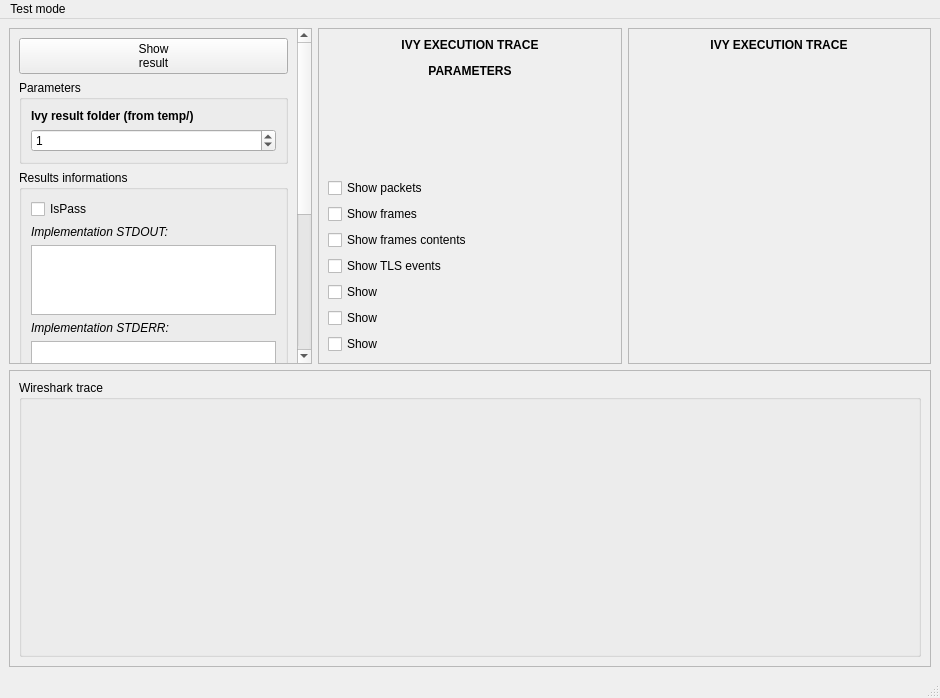
<?xml version="1.0" encoding="UTF-8"?>
<ui version="4.0">
 <class>IvyQUIC</class>
 <widget class="QMainWindow" name="IvyQUIC">
  <property name="geometry">
   <rect>
    <x>0</x>
    <y>0</y>
    <width>940</width>
    <height>698</height>
   </rect>
  </property>
  <property name="windowTitle">
   <string>Ivy QUIC - Results visualizer</string>
  </property>
  <widget class="QWidget" name="centralwidget">
   <layout class="QVBoxLayout" name="verticalLayout_8">
    <item>
     <layout class="QHBoxLayout" name="horizontalLayout_5">
      <item>
       <widget class="QScrollArea" name="scrollArea_3">
        <property name="widgetResizable">
         <bool>true</bool>
        </property>
        <widget class="QWidget" name="scrollAreaWidgetContents_3">
         <property name="geometry">
          <rect>
           <x>0</x>
           <y>0</y>
           <width>287</width>
           <height>632</height>
          </rect>
         </property>
         <layout class="QHBoxLayout" name="horizontalLayout_4">
          <item>
           <layout class="QVBoxLayout" name="verticalLayout_5">
            <item>
             <widget class="QPushButton" name="pushButton">
              <property name="text">
               <string>Show
result</string>
              </property>
             </widget>
            </item>
            <item alignment="Qt::AlignTop">
             <widget class="QGroupBox" name="groupBox">
              <property name="title">
               <string>Parameters</string>
              </property>
              <layout class="QHBoxLayout" name="horizontalLayout_3">
               <item>
                <layout class="QVBoxLayout" name="verticalLayout_6">
                 <item alignment="Qt::AlignTop">
                  <widget class="QLabel" name="label_3">
                   <property name="text">
                    <string>&lt;html&gt;&lt;head/&gt;&lt;body&gt;&lt;p&gt;&lt;span style=&quot; font-weight:600;&quot;&gt;Ivy result folder (from temp/)&lt;/span&gt;&lt;/p&gt;&lt;/body&gt;&lt;/html&gt;</string>
                   </property>
                  </widget>
                 </item>
                 <item>
                  <widget class="QSpinBox" name="spinBox">
                   <property name="value">
                    <number>1</number>
                   </property>
                  </widget>
                 </item>
                </layout>
               </item>
              </layout>
             </widget>
            </item>
            <item>
             <widget class="QGroupBox" name="groupBox_2">
              <property name="title">
               <string>Results informations</string>
              </property>
              <layout class="QVBoxLayout" name="verticalLayout_4">
               <item>
                <widget class="QCheckBox" name="checkBox">
                 <property name="text">
                  <string>IsPass</string>
                 </property>
                </widget>
               </item>
               <item alignment="Qt::AlignTop">
                <widget class="QLabel" name="label_4">
                 <property name="text">
                  <string>&lt;html&gt;&lt;head/&gt;&lt;body&gt;&lt;p&gt;&lt;span style=&quot; font-style:italic;&quot;&gt;Implementation STDOUT:&lt;/span&gt;&lt;/p&gt;&lt;/body&gt;&lt;/html&gt;</string>
                 </property>
                </widget>
               </item>
               <item>
                <widget class="QTextBrowser" name="textBrowser">
                 <property name="html">
                  <string>&lt;!DOCTYPE HTML PUBLIC &quot;-//W3C//DTD HTML 4.0//EN&quot; &quot;http://www.w3.org/TR/REC-html40/strict.dtd&quot;&gt;
&lt;html&gt;&lt;head&gt;&lt;meta name=&quot;qrichtext&quot; content=&quot;1&quot; /&gt;&lt;style type=&quot;text/css&quot;&gt;
p, li { white-space: pre-wrap; }
&lt;/style&gt;&lt;/head&gt;&lt;body style=&quot; font-family:'Ubuntu'; font-size:11pt; font-weight:400; font-style:normal;&quot;&gt;
&lt;p style=&quot;-qt-paragraph-type:empty; margin-top:0px; margin-bottom:0px; margin-left:0px; margin-right:0px; -qt-block-indent:0; text-indent:0px;&quot;&gt;&lt;br /&gt;&lt;/p&gt;&lt;/body&gt;&lt;/html&gt;</string>
                 </property>
                </widget>
               </item>
               <item>
                <widget class="QLabel" name="label_5">
                 <property name="text">
                  <string>&lt;html&gt;&lt;head/&gt;&lt;body&gt;&lt;p&gt;&lt;span style=&quot; font-style:italic;&quot;&gt;Implementation STDERR:&lt;/span&gt;&lt;/p&gt;&lt;/body&gt;&lt;/html&gt;</string>
                 </property>
                </widget>
               </item>
               <item>
                <widget class="QTextBrowser" name="textBrowser_2"/>
               </item>
               <item>
                <widget class="QLabel" name="label_6">
                 <property name="text">
                  <string>&lt;html&gt;&lt;head/&gt;&lt;body&gt;&lt;p&gt;&lt;span style=&quot; font-style:italic;&quot;&gt;Ivy STDOUT&lt;/span&gt;&lt;/p&gt;&lt;/body&gt;&lt;/html&gt;</string>
                 </property>
                </widget>
               </item>
               <item>
                <widget class="QTextBrowser" name="textBrowser_3"/>
               </item>
               <item>
                <widget class="QLabel" name="label_7">
                 <property name="text">
                  <string>&lt;html&gt;&lt;head/&gt;&lt;body&gt;&lt;p&gt;&lt;span style=&quot; font-style:italic;&quot;&gt;Ivy STDERR&lt;/span&gt;&lt;/p&gt;&lt;/body&gt;&lt;/html&gt;</string>
                 </property>
                </widget>
               </item>
               <item>
                <widget class="QTextBrowser" name="textBrowser_4"/>
               </item>
              </layout>
             </widget>
            </item>
           </layout>
          </item>
         </layout>
        </widget>
       </widget>
      </item>
      <item>
       <widget class="QScrollArea" name="scrollArea_2">
        <property name="widgetResizable">
         <bool>true</bool>
        </property>
        <widget class="QWidget" name="scrollAreaWidgetContents_2">
         <property name="geometry">
          <rect>
           <x>0</x>
           <y>0</y>
           <width>300</width>
           <height>406</height>
          </rect>
         </property>
         <layout class="QVBoxLayout" name="verticalLayout">
          <item>
           <layout class="QVBoxLayout" name="verticalLayout_3">
            <item alignment="Qt::AlignTop">
             <widget class="QLabel" name="label_2">
              <property name="text">
               <string>&lt;html&gt;&lt;head/&gt;&lt;body&gt;&lt;p align=&quot;center&quot;&gt;&lt;span style=&quot; font-weight:600;&quot;&gt;IVY EXECUTION TRACE&lt;/span&gt;&lt;/p&gt;&lt;p align=&quot;center&quot;&gt;&lt;span style=&quot; font-weight:600;&quot;&gt;PARAMETERS&lt;/span&gt;&lt;/p&gt;&lt;/body&gt;&lt;/html&gt;</string>
              </property>
             </widget>
            </item>
            <item>
             <widget class="QCheckBox" name="checkBox_8">
              <property name="text">
               <string>Show packets </string>
              </property>
             </widget>
            </item>
            <item>
             <widget class="QCheckBox" name="checkBox_7">
              <property name="text">
               <string>Show frames</string>
              </property>
             </widget>
            </item>
            <item>
             <widget class="QCheckBox" name="checkBox_6">
              <property name="text">
               <string>Show frames contents</string>
              </property>
             </widget>
            </item>
            <item>
             <widget class="QCheckBox" name="checkBox_5">
              <property name="text">
               <string>Show TLS events</string>
              </property>
             </widget>
            </item>
            <item>
             <widget class="QCheckBox" name="checkBox_4">
              <property name="text">
               <string>Show </string>
              </property>
             </widget>
            </item>
            <item>
             <widget class="QCheckBox" name="checkBox_3">
              <property name="text">
               <string>Show</string>
              </property>
             </widget>
            </item>
            <item>
             <widget class="QCheckBox" name="checkBox_2">
              <property name="text">
               <string>Show</string>
              </property>
             </widget>
            </item>
           </layout>
          </item>
         </layout>
        </widget>
       </widget>
      </item>
      <item>
       <widget class="QScrollArea" name="scrollArea">
        <property name="widgetResizable">
         <bool>true</bool>
        </property>
        <widget class="QWidget" name="scrollAreaWidgetContents">
         <property name="geometry">
          <rect>
           <x>0</x>
           <y>0</y>
           <width>301</width>
           <height>406</height>
          </rect>
         </property>
         <layout class="QHBoxLayout" name="horizontalLayout_2">
          <item>
           <layout class="QVBoxLayout" name="verticalLayout_2">
            <item alignment="Qt::AlignTop">
             <widget class="QLabel" name="label">
              <property name="text">
               <string>&lt;html&gt;&lt;head/&gt;&lt;body&gt;&lt;p align=&quot;center&quot;&gt;&lt;span style=&quot; font-weight:600;&quot;&gt;IVY EXECUTION TRACE&lt;/span&gt;&lt;/p&gt;&lt;p align=&quot;center&quot;&gt;&lt;br/&gt;&lt;/p&gt;&lt;/body&gt;&lt;/html&gt;</string>
              </property>
             </widget>
            </item>
            <item alignment="Qt::AlignTop">
             <widget class="QLabel" name="label_12">
              <property name="maximumSize">
               <size>
                <width>220</width>
                <height>107</height>
               </size>
              </property>
              <property name="text">
               <string/>
              </property>
             </widget>
            </item>
           </layout>
          </item>
         </layout>
        </widget>
       </widget>
      </item>
     </layout>
    </item>
    <item>
     <widget class="QScrollArea" name="scrollArea_4">
      <property name="widgetResizable">
       <bool>true</bool>
      </property>
      <widget class="QWidget" name="scrollAreaWidgetContents_4">
       <property name="geometry">
        <rect>
         <x>0</x>
         <y>0</y>
         <width>920</width>
         <height>218</height>
        </rect>
       </property>
       <layout class="QVBoxLayout" name="verticalLayout_9">
        <item>
         <widget class="QGroupBox" name="groupBox_3">
          <property name="title">
           <string>Wireshark trace</string>
          </property>
         </widget>
        </item>
       </layout>
      </widget>
     </widget>
    </item>
   </layout>
  </widget>
  <widget class="QStatusBar" name="statusbar"/>
  <widget class="QMenuBar" name="menubar">
   <property name="geometry">
    <rect>
     <x>0</x>
     <y>0</y>
     <width>940</width>
     <height>22</height>
    </rect>
   </property>
   <widget class="QMenu" name="menuTest_mode">
    <property name="title">
     <string>Test mode</string>
    </property>
    <addaction name="actionStandard"/>
    <addaction name="actionAttacker"/>
   </widget>
   <addaction name="menuTest_mode"/>
  </widget>
  <action name="actionStandard">
   <property name="text">
    <string>Standard</string>
   </property>
  </action>
  <action name="actionAttacker">
   <property name="text">
    <string>Attacker</string>
   </property>
  </action>
 </widget>
 <resources/>
 <connections/>
</ui>
